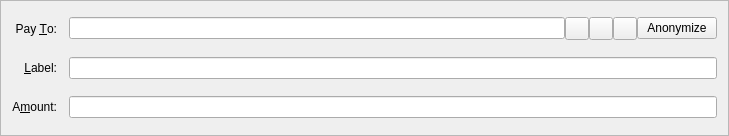
<?xml version="1.0" encoding="UTF-8"?>
<ui version="4.0">
 <class>SendCoinsEntry</class>
 <widget class="QFrame" name="SendCoinsEntry">
  <property name="geometry">
   <rect>
    <x>0</x>
    <y>0</y>
    <width>729</width>
    <height>136</height>
   </rect>
  </property>
  <property name="windowTitle">
   <string>Form</string>
  </property>
  <property name="frameShape">
   <enum>QFrame::StyledPanel</enum>
  </property>
  <property name="frameShadow">
   <enum>QFrame::Sunken</enum>
  </property>
  <layout class="QGridLayout" name="gridLayout">
   <property name="spacing">
    <number>12</number>
   </property>
   <item row="5" column="0">
    <widget class="QLabel" name="label">
     <property name="text">
      <string>A&amp;mount:</string>
     </property>
     <property name="alignment">
      <set>Qt::AlignRight|Qt::AlignTrailing|Qt::AlignVCenter</set>
     </property>
     <property name="buddy">
      <cstring>payAmount</cstring>
     </property>
    </widget>
   </item>
   <item row="3" column="0">
    <widget class="QLabel" name="label_2">
     <property name="text">
      <string>Pay &amp;To:</string>
     </property>
     <property name="alignment">
      <set>Qt::AlignRight|Qt::AlignTrailing|Qt::AlignVCenter</set>
     </property>
     <property name="buddy">
      <cstring>payTo</cstring>
     </property>
    </widget>
   </item>
   <item row="5" column="1">
    <widget class="BitcoinAmountField" name="payAmount"/>
   </item>
   <item row="4" column="1">
    <layout class="QHBoxLayout" name="horizontalLayout_2">
     <property name="spacing">
      <number>0</number>
     </property>
     <item>
      <widget class="QValidatedLineEdit" name="addAsLabel">
       <property name="enabled">
        <bool>true</bool>
       </property>
       <property name="toolTip">
        <string>Enter a label for this address to add it to your address book</string>
       </property>
      </widget>
     </item>
    </layout>
   </item>
   <item row="4" column="0">
    <widget class="QLabel" name="label_4">
     <property name="text">
      <string>&amp;Label:</string>
     </property>
     <property name="alignment">
      <set>Qt::AlignRight|Qt::AlignTrailing|Qt::AlignVCenter</set>
     </property>
     <property name="buddy">
      <cstring>addAsLabel</cstring>
     </property>
    </widget>
   </item>
   <item row="3" column="1">
    <layout class="QHBoxLayout" name="payToLayout">
     <property name="spacing">
      <number>0</number>
     </property>
     <item>
      <widget class="QValidatedLineEdit" name="payTo">
       <property name="toolTip">
        <string>The address to send the payment to  (e.g. 4Zo1ga6xuKuQ7JV7M9rGDoxdbYwV5zgQJ5)</string>
       </property>
       <property name="maxLength">
        <number>34</number>
       </property>
      </widget>
     </item>
     <item>
      <widget class="QToolButton" name="addressBookButton">
       <property name="toolTip">
        <string>Choose address from address book</string>
       </property>
       <property name="text">
        <string/>
       </property>
       <property name="icon">
        <iconset resource="../bitcoin.qrc">
         <normaloff>:/icons/address-book</normaloff>:/icons/address-book</iconset>
       </property>
       <property name="shortcut">
        <string>Alt+A</string>
       </property>
      </widget>
     </item>
     <item>
      <widget class="QToolButton" name="pasteButton">
       <property name="toolTip">
        <string>Paste address from clipboard</string>
       </property>
       <property name="text">
        <string/>
       </property>
       <property name="icon">
        <iconset resource="../bitcoin.qrc">
         <normaloff>:/icons/editpaste</normaloff>:/icons/editpaste</iconset>
       </property>
       <property name="shortcut">
        <string>Alt+P</string>
       </property>
      </widget>
     </item>
     <item>
      <widget class="QToolButton" name="deleteButton">
       <property name="toolTip">
        <string>Remove this recipient</string>
       </property>
       <property name="text">
        <string/>
       </property>
       <property name="icon">
        <iconset resource="../bitcoin.qrc">
         <normaloff>:/icons/remove</normaloff>:/icons/remove</iconset>
       </property>
      </widget>
     </item>
	 <item>
      <widget class="QPushButton" name="stealthsendButton">
       <property name="text">
        <string>Anonymize</string>
       </property>
      </widget>
     </item>
    </layout>
   </item>
  </layout>
 </widget>
 <customwidgets>
  <customwidget>
   <class>QValidatedLineEdit</class>
   <extends>QLineEdit</extends>
   <header>qvalidatedlineedit.h</header>
  </customwidget>
  <customwidget>
   <class>BitcoinAmountField</class>
   <extends>QLineEdit</extends>
   <header>bitcoinamountfield.h</header>
   <container>1</container>
  </customwidget>
 </customwidgets>
 <resources>
  <include location="../bitcoin.qrc"/>
 </resources>
 <connections/>
</ui>
